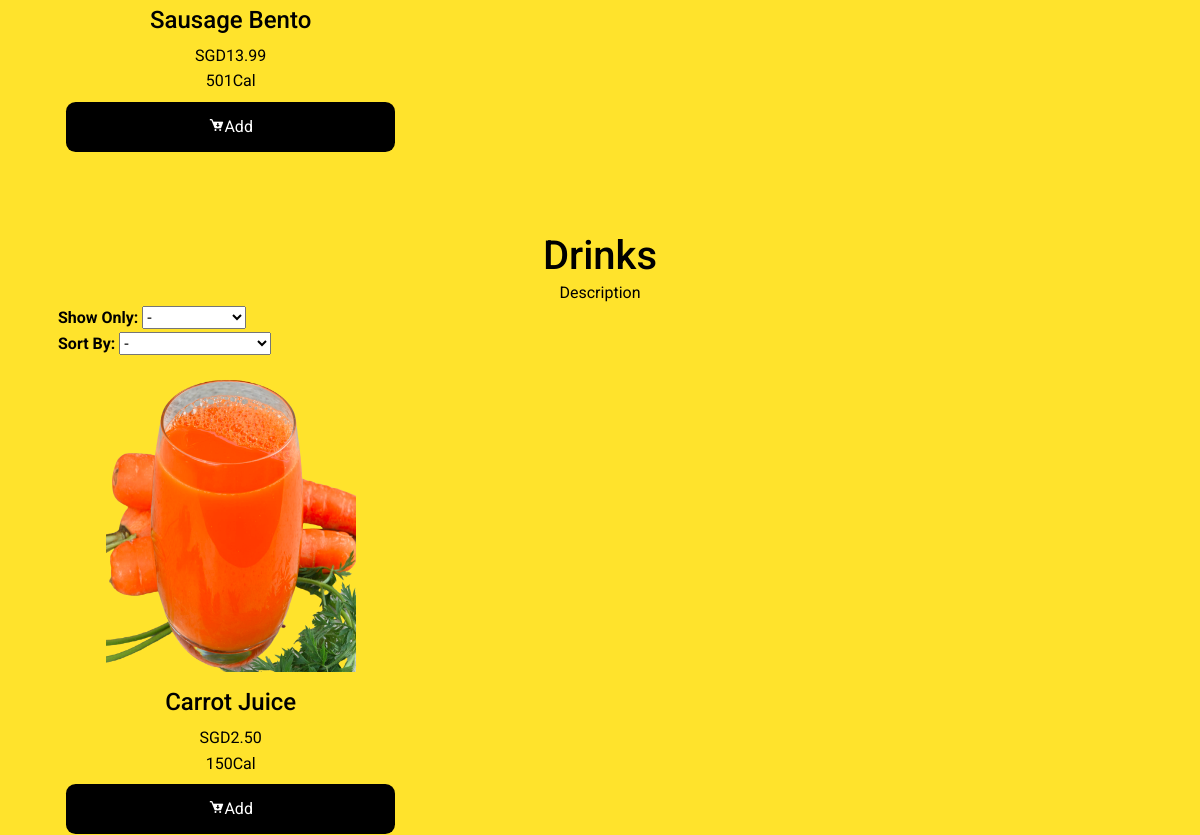
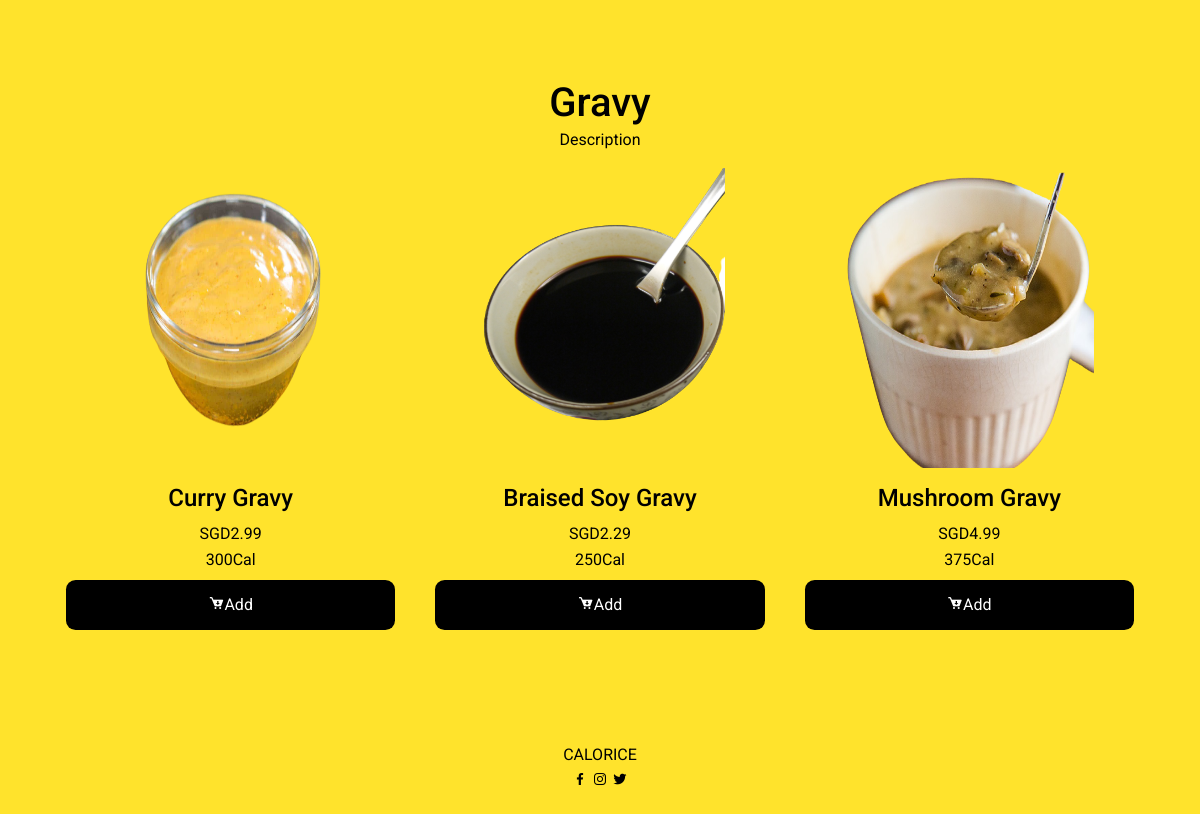
Page /menu.php (lower part) on the earlier database version (2 pictures, top to bottom).
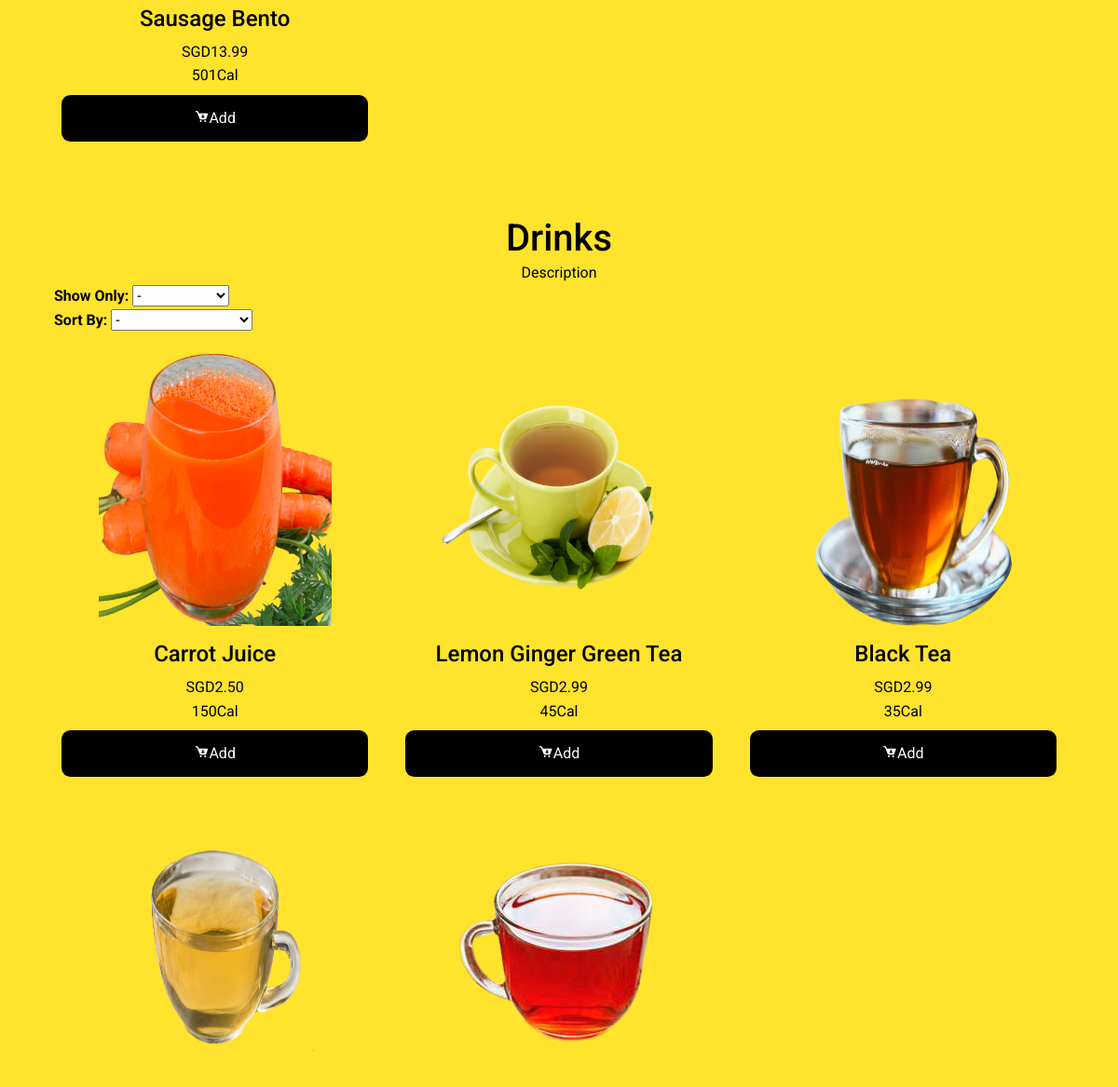
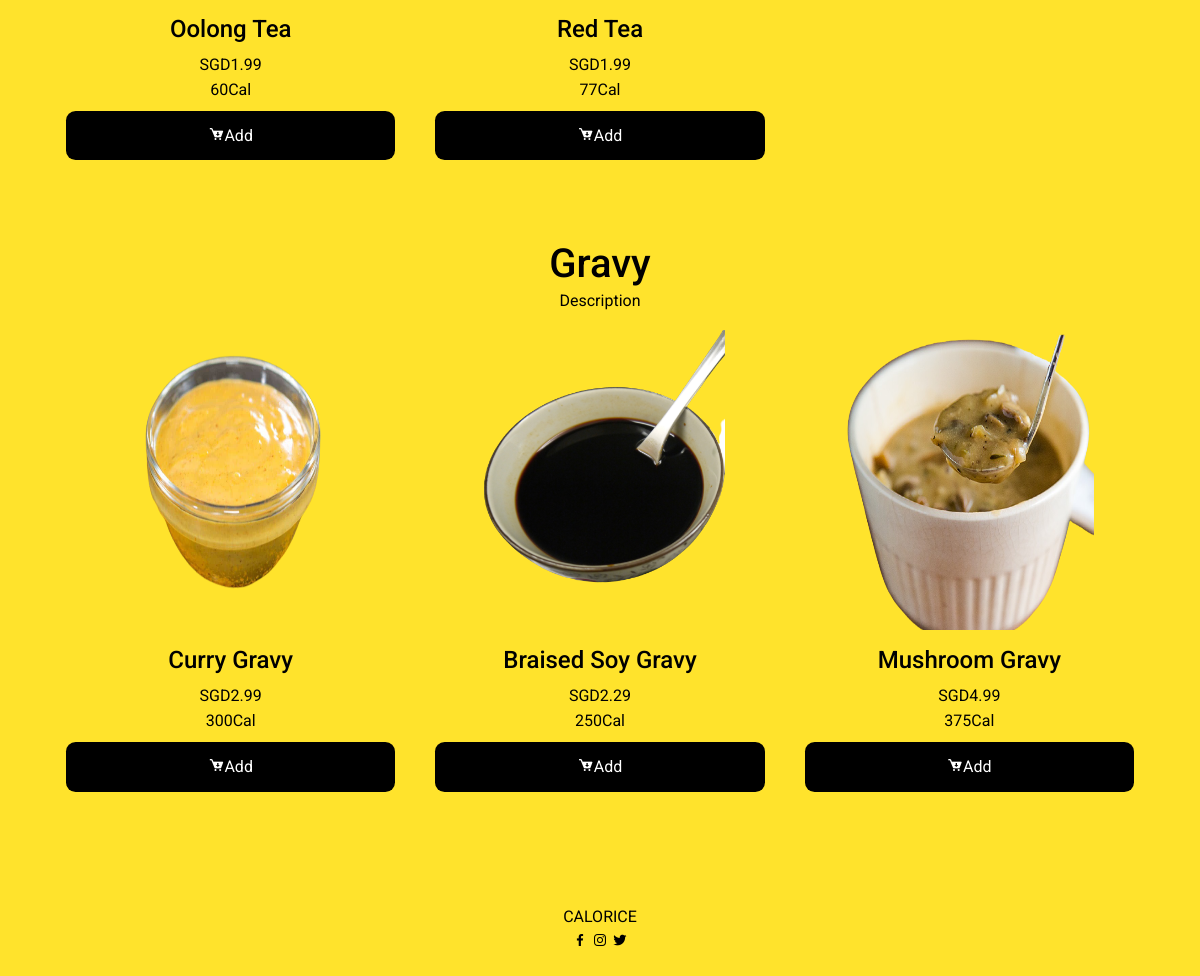
Same page on the later database version (2 pictures, top to bottom).
### tables this page shows
CREATE TABLE `food` (
  `food_id` int(11) NOT NULL,
  `food_name` varchar(255) NOT NULL,
  `food_category` varchar(128) NOT NULL,
  `food_subcategory` varchar(128) NOT NULL,
  `food_healthierchoice` smallint(6) DEFAULT '0',
  `food_vegan` smallint(6) DEFAULT NULL,
  `food_price` decimal(10,2) NOT NULL,
  `food_calories` int(11) NOT NULL,
  `food_img` varchar(256) DEFAULT NULL
);

### config/db.php (called while the page is built, shortened)
<?php
class DB {
  protected static $mdb = null;
  public static function getMDB() {
    $mdb = DB::$mdb;
    if ($mdb === null) {
      $mdb = DB::$mdb = new MeekroDB();
    }
    $mdb->sync_config();
    return $mdb;
  }
  public static function query() { $args = func_get_args(); return call_user_func_array(array(DB::getMDB(), 'query'), $args); }
}
class MeekroDB {
  public $encoding = 'latin1';
  public $connect_options = array(MYSQLI_OPT_CONNECT_TIMEOUT => 30);
  public $internal_mysql = null;
  public function __construct($host=null, $user=null, $password=null, $dbName=null, $port=null, $encoding=null, $socket=null)  {
    if ($encoding === null) $encoding = DB::$encoding;
    $this->encoding = $encoding;
  }
  public function get() {
    $mysql = $this->internal_mysql;
    if (!($mysql instanceof MySQLi)) {
      $mysql = new mysqli();
      foreach ($this->connect_options as $key => $value) {
        $mysql->options($key, $value);
      }
      $mysql->set_charset($this->encoding);
      $this->internal_mysql = $mysql;
    }
    return $mysql;
  }
  protected function preparseQueryParams() {
    $args = func_get_args();
    $sql = trim(strval(array_shift($args)));
    $args_all = $args;
    if (count($args_all) == 0) return array($sql);
    $chunkyQuery = array();
    return $chunkyQuery;
  }
  public function parseQueryParams() {
    $args = func_get_args();
    $chunkyQuery = call_user_func_array(array($this, 'preparseQueryParams'), $args);
    $query = '';
    foreach ($chunkyQuery as $chunk) {
      if (is_string($chunk)) {
        $query .= $chunk;
        continue;
      }
      $result = '';
      $query .= $result;
    }
    return $query;
  }
  protected function prependCall($function, $args, $prepend) { array_unshift($args, $prepend); return call_user_func_array($function, $args); }
  public function query() { $args = func_get_args(); return $this->prependCall(array($this, 'queryHelper'), $args, 'assoc'); }
  protected function queryHelper() {
    $args = func_get_args();
    $type = array_shift($args);
    $db = $this->get();
    $is_buffered = true;
    $row_type = 'assoc';
    $full_names = false;
    $sql = call_user_func_array(array($this, 'parseQueryParams'), $args);
    $result = $db->query($sql, $is_buffered ? MYSQLI_STORE_RESULT : MYSQLI_USE_RESULT);
    $return = array();
    while ($row = ($row_type == 'assoc' ? $result->fetch_assoc() : $result->fetch_row())) {
      $return[] = $row;
    }
    return $return;
  }
}
?>

### menu.php (the view, shortened to what the changed rows need)
<?php
include "config/db.php";
?>
<!DOCTYPE html>
<html lang="en">
<head>
    <link href="https://cdn.jsdelivr.net/npm/bootstrap@5.0.0-beta3/dist/css/bootstrap.min.css" rel="stylesheet">
    <link href='https://unpkg.com/boxicons@2.0.7/css/boxicons.min.css' rel='stylesheet'>
    <link rel="stylesheet" href="css/styles.css">
    <link rel="stylesheet" href="css/menu.css">
</head>
<body>
    <div class="container">
        <div class="row bentodiv">
            <?php
                $bento = DB::query('SELECT * FROM food WHERE food_category = "Bento"');
                foreach($bento as $bento_result){
                    echo '<div class="col-lg-4 col-sm-6 menubox"><div class="row"><p class="text-center"><img src=" ';
                    echo '" alt="" class="menu_img"></p></div><div class="row namerow"><h4 class="text-center">';
                    echo ucwords($bento_result['food_name']);
                    echo '</h4></div><div class="row pricerow"><span class="text-center">';
                    echo "SGD" . $bento_result['food_price'];
                    echo '</span></div><div class="row caloriesrow"><span class="text-center">';
                    echo $bento_result['food_calories'] . "Cal";
                    echo '</span></div><div class="row addbuttonrow"><a class="addbutton text-center" data-id="'.$bento_result['food_id'].'" ><i class="bx bxs-cart-download buy_now"></i>Add</a></div></div>
                    ';
                }
            ?>
        </div>
        <div class="row drinksdiv">
            <h1 class="text-center">Drinks</h1>
            <?php
                $drinks = DB::query('SELECT * FROM food WHERE food_subcategory = "drinks"');
                foreach($drinks as $drinks_result){
                    echo '<div class="col-lg-4 col-sm-6 menubox"><div class="row"><p class="text-center"><img src=" ';
                    echo SITE_URL . "admin/" . $drinks_result['food_img'];
                    echo '" alt="" class="menu_img"></p></div><div class="row namerow"><h4 class="text-center">';
                    echo ucwords($drinks_result['food_name']);
                    echo '</h4></div><div class="row pricerow"><span class="text-center">';
                    echo "SGD" . $drinks_result['food_price'];
                    echo '</span></div><div class="row caloriesrow"><span class="text-center">';
                    echo $drinks_result['food_calories'] . "Cal";
                    echo '</span></div><div class="row addbuttonrow"><a class="addbutton text-center" data-id="'.$drinks_result['food_id'].'"><i class="bx bxs-cart-download"></i>Add</a></div></div>
                    ';
                }
            ?>
        </div>
        <div class="row gravydiv">
            <h1 class="text-center">Gravy</h1>
            <?php
                $gravy = DB::query('SELECT * FROM food WHERE food_subcategory = "gravy"');
                foreach($gravy as $gravy_result){
                    echo '<div class="col-lg-4 col-sm-6 menubox"><div class="row"><p class="text-center"><img src=" ';
                    echo SITE_URL . "admin/" . $gravy_result['food_img'];
                    echo '" alt="" class="menu_img"></p></div><div class="row namerow"><h4 class="text-center">';
                    echo ucwords($gravy_result['food_name']);
                    echo '</h4></div><div class="row pricerow"><span class="text-center">';
                    echo "SGD" . $gravy_result['food_price'];
                    echo '</span></div><div class="row caloriesrow"><span class="text-center">';
                    echo $gravy_result['food_calories'] . "Cal";
                    echo '</span></div><div class="row addbuttonrow"><a class="addbutton text-center" data-id="'.$gravy_result['food_id'].'"><i class="bx bxs-cart-download"></i>Add</a></div></div>
                    ';
                }
            ?>
        </div>
    </div>
</body>
</html>

Differences in the rows shown:
added food: food_img (picture), food_name "Lemon Ginger Green Tea", food_price "2.99", food_calories "45", shown under "Drinks"
added food: food_img (picture), food_name "Black Tea", food_price "2.99", food_calories "35", shown under "Drinks"
added food: food_img (picture), food_name "Oolong Tea", food_price "1.99", food_calories "60", shown under "Drinks"
added food: food_img (picture), food_name "Red Tea", food_price "1.99", food_calories "77", shown under "Drinks"
